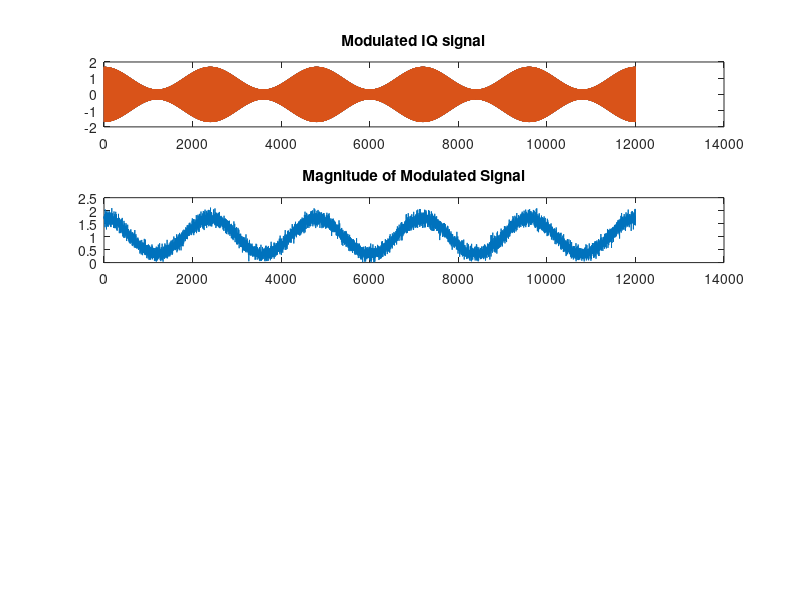

This figure's MATLAB source: (Note: this script raises an error after producing the figure.)
clc; clear all;
%close all;

%%
%Parameters................
Fs = 12e3;
Fc = 3e3;
Fm = 5;
Amplitude_ratio = 0.7;
t = 0:(1/Fs):1;
len = length(t);
SNR = 15;
%%
%PART 0 : Generating AM Modulated signal
signal_mod_base = 1+Amplitude_ratio*cos(2*pi*Fm*t);
signal_carrier  = exp(1i*2*pi*Fc*t);
signal_modulated= signal_carrier.*signal_mod_base;
signal_modulated_noisy = awgn(signal_modulated,SNR,'measured');

subplot(411);
plot(real(signal_modulated)); hold on;
plot(imag(signal_modulated)); hold off;
title('Modulated IQ signal');


%%
%Calculate the absolute value of IQ signal.
%PART 1 : Calculating absolute value of the signal........
signal_modulated_real_square = real(signal_modulated_noisy).*real(signal_modulated_noisy);
signal_modulated_imag_square = imag(signal_modulated_noisy).*imag(signal_modulated_noisy);
signal_modulated_square      = signal_modulated_real_square + signal_modulated_imag_square;
signal_modulated_abs         = sqrt(signal_modulated_square);
subplot(412);
plot(signal_modulated_abs);
title('Magnitude of Modulated Signal');


%%
%PART 2 : Envelope detector Filter Gen
%Calculate envelope filter coefficient...
%% Filter components.................................
N               = 32;
Wpass           = 1;
Wstop           = 80;
Fpass           = 1e3;
Fstop           = 2e3;
b               = firls(N, [0 Fpass Fstop Fs/2]/(Fs/2), [1 1 0 0], [Wpass Wstop]);
Hd              = dfilt.dffir(b);
subplot(413);
plot(linspace(-Fs/2,Fs/2,2^16),20*log10(abs(fftshift(fft(Hd.Numerator,2^16)))));
title('Frequency Response of Env Filter');
%%
%PART 3 : Envelope detection
%Envelope filter.
signal_demodulated = conv(signal_modulated_abs,Hd.Numerator,'same');
subplot(414);
plot(signal_mod_base,       'LineWidth',2);    hold on;
plot(signal_demodulated,'-','LineWidth',1);    hold off;
legend('Original Mod', 'Reconstructed Mod')



